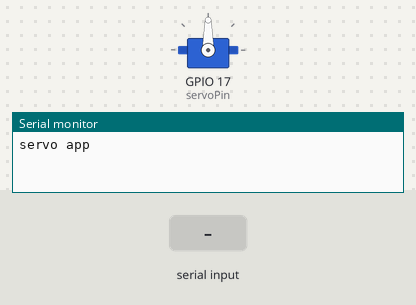
Simulated run of this sketch. Board: ESP32. Shown: servo, the last lines printed to the serial monitor. Inputs (shaded band) come from the test bench.

Above: at 1.3 s.
1.4 s: "30,150\n" received over Serial
At 2.2 s:
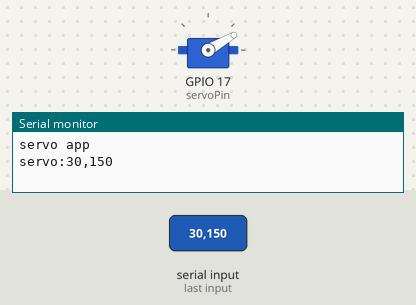
2.9 s: "5\n" received over Serial
At 3.4 s:
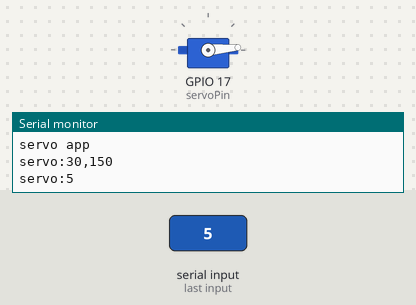
4.4 s: "200\n" received over Serial
At 5.6 s:
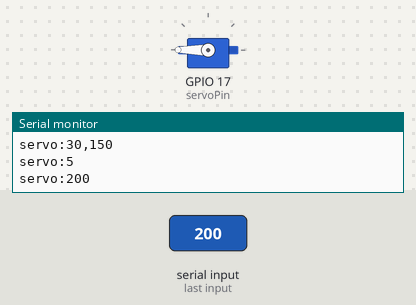
5.9 s: "90,45\n" received over Serial
At 7.0 s:
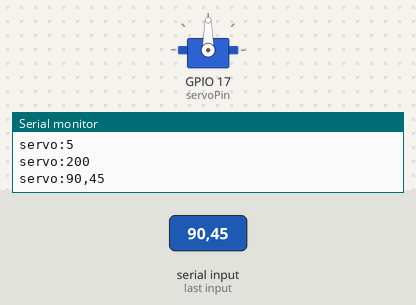
Timing chart, 0 to 8.4 s (numbered marks = the images above; inputs shaded):
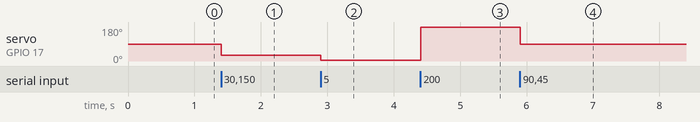

Measured:
- after the input at 1.4 s, servo on GPIO 17 (servoPin): 90° → 30° at once
- after the input at 2.9 s, servo on GPIO 17 (servoPin): 30° → 5° at once
- after the input at 4.4 s, servo on GPIO 17 (servoPin): 5° → 180° at once
- after the input at 5.9 s, servo on GPIO 17 (servoPin): 180° → 90° at once

The sketch:

Servo_ESP32.ino
```cpp
#include <ESP32Servo.h>

Servo servoMotor;  // Define the servo object
const int servoPin = 17;  // Define the pin for the servo
int targetAngle = 0;

void setup()
{
  Serial.begin(9600);

  servoMotor.attach(servoPin);  // Reattach the servo if it was detached
  delay(100);

  Serial.println("servo app");
}

void readSerialInput()
{
  if (Serial.available() > 0)
  {
    String input = Serial.readStringUntil('\n');  // Read the input from serial monitor
    targetAngle = input.toInt();  // Get the target angle
    Serial.println("servo:"+ input);
    servoMotor.write(targetAngle);  // Move the servo to the target angle


  }
}

void loop()
{
  readSerialInput();  // Call the method to read serial input
  delay(100);  // Adjust delay as needed
}
```
